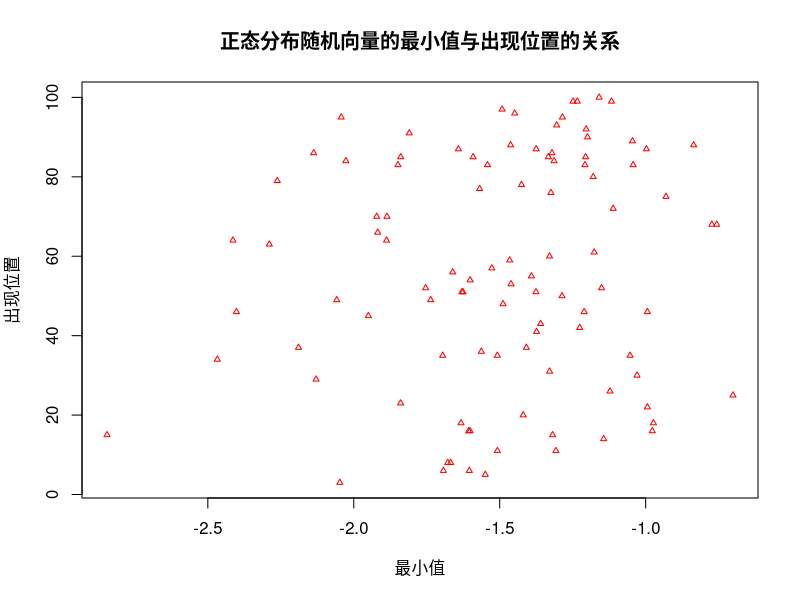

Recreate this plot in R.
# 1
## for
x <- 1:100
for (i in x) {
  print(i)
}

## while
x <- 1:100
i <- 1
while (i <= 100) {
  print(x[i])
  i <- i + 1
}

## repeat
j <- 1
repeat {
  print(j)
  j <- j + 1
  if (j > 100) {
    break
  }
}

# 2
i <- 1
sum_100 <- 0
while (i <= 100) {
  sum_100 <- sum_100 + i
  i <- i + 1
}

sum_100

# 3
i <- 1
sum_single <- 0
repeat {
  sum_single <- sum_single + i
  i <- i + 2
  if (i >= 100) {
    break
  }
}
print(sum_single)

# 4

sum_3_5 <- 0
for (num in 1:100) {
  if (num %% 3 == 0 || num %% 5 == 0) {
    sum_3_5 <- sum_3_5 + num
    print(num)
  }
}

print(sum_3_5)


# 5
set.seed(123)

r_vector <- rnorm(100, mean = 1, sd = 1)
min_vecotr <- min(r_vector)
min_vecotr
for (i in 1:100) {
  if (r_vector[i] == min_vecotr) {
    a <- paste("index of min in r_vector:", i)
    break
  }
}
print(a)


# 6
count <- 1
min.count <- vector()
min.norm <- vector()
repeat {
  r_vector100 <- rnorm(100, mean = 1, sd = 1)
  min.norm[count] <- min(r_vector100)
  min.count[count] <- which.min(r_vector100)
  count <- count + 1
  if (count > 100) {
    break
  }
}
length(min.count)
min.norm
plot(min.norm, min.count, pch = 2, cex = 3 / 5, col = "red",
     xlab = "最小值", ylab = "出现位置")
title("正态分布随机向量的最小值与出现位置的关系")

